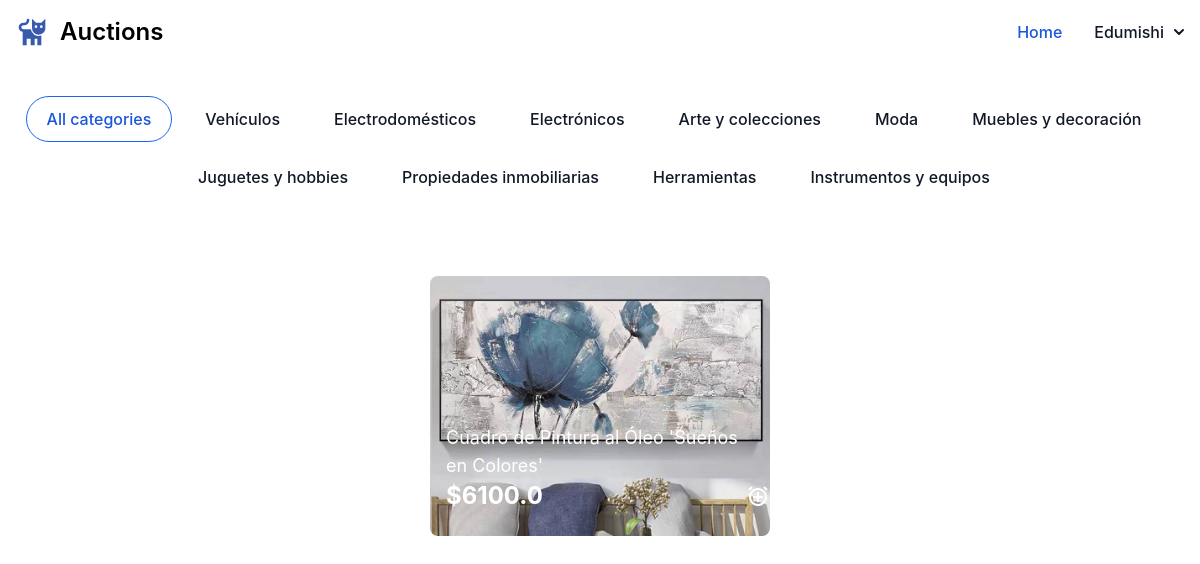
Screenshot of / (signed in) with the database file from the repository.
### auctions/models.py (models this page shows, shortened)
class User(AbstractUser):
    pass

class Category(models.Model):
    category = models.CharField(max_length=30)

class Listing(models.Model):
    title = models.CharField(max_length=60)
    active = models.BooleanField(default=True)
    created_date = models.DateTimeField(default=timezone.now())
    description = models.CharField(null=True, max_length=300)
    startingBid = models.FloatField()
    currentBid = models.FloatField(blank=True,null=True)
    category = models.ForeignKey(Category, on_delete=models.CASCADE ,related_name="similar_listings")
    creator = models.ForeignKey(User, on_delete=models.PROTECT, related_name="all_creators_listings")
    watchers = models.ManyToManyField(User, blank=True, related_name="watched_listings")
    buyer = models.ForeignKey(User, null=True, on_delete=models.PROTECT)

class Picture(models.Model):
    listing = models.ForeignKey(Listing, on_delete=models.CASCADE, related_name="get_pictures")
    picture = models.ImageField(upload_to="static\\auctions\\images")
    alt_text = models.CharField(max_length=140)

### auctions/views.py (the view)
# urls.py: path("", views.index, name="index"),
def index(request):
    category_id = request.GET.get("category", None)
    if category_id is None:
        listings = Listing.objects.filter(active=True)
    else:
        listings = Listing.objects.filter(active=True, category=category_id)
    categories = Category.objects.all()
    for listing in listings:
        listing.mainPicture = listing.get_pictures.first()
        if request.user in listing.watchers.all():
            listing.is_watched = True
        else:
            listing.is_watched = False
    return render(request, "auctions/index.html", {
        "listings": listings,
        "categories": categories,
        "page_title": "Active Listings"
    })

### auctions/templates/auctions/index.html (shortened to what this page needs)
{% extends "auctions/layout.html" %}
{% block body %}
<div class="flex items-center justify-center py-4 md:py-8 flex-wrap">
    <a href="{% url 'index' %}">
        <button type="button" class="text-blue-700 hover:text-white border border-blue-600 bg-white hover:bg-blue-700 focus:ring-4 focus:outline-none focus:ring-blue-300 rounded-full text-base font-medium px-5 py-2.5 text-center me-3 mb-3 dark:border-blue-500 dark:text-blue-500 dark:hover:text-white dark:hover:bg-blue-500 dark:bg-gray-900 dark:focus:ring-blue-800">All categories</button>
    </a>
    {% for category in categories %}
    <a href="{% url 'index' %}?category={{category.id}}">
        <button type="button" class="text-gray-900 border border-white hover:border-gray-200 dark:border-gray-900 dark:bg-gray-900 dark:hover:border-gray-700 bg-white focus:ring-4 focus:outline-none focus:ring-gray-300 rounded-full text-base font-medium px-5 py-2.5 text-center me-3 mb-3 dark:text-white dark:focus:ring-gray-800">{{ category.category}}</button>
    </a>
    {% endfor %}
</div>
<div class="flex items-center justify-center py-4 md:py-8 flex-wrap gap-3">
    {% for listing in listings %}
    <figure class="relative max-w-sm max-h-sm ">
        <a href="{% url 'listing' listing.id %}">
            <img class="rounded-lg w-full h-full object-cover" style="height: 260px; width: 340px;" src="../../../{{ listing.mainPicture.picture }}" alt="image description">
        </a>
        <figcaption class="absolute px-4 text-lg text-white bottom-6 w-full">
            <p>{{ listing.title }}</p>
            <span class="text-2xl font-bold text-black-600 dark:text-white">
                {%if listing.currentBid %}
                    ${{ listing.currentBid }}
                {% else %}
                    ${{ listing.startingBid }}
                {% endif %}
            </span>
            <a href="{% url 'change_watchlist' listing.id 'activeListings' %}" class="absolute right-0 bottom-1">
            </a>
        </figcaption>
    </figure>
    {% endfor %}
</div>
{% endblock %}

### auctions/templates/auctions/layout.html (shortened to what this page needs)
{% load static %}
<!DOCTYPE html>
<html lang="en">
    <head>
        <link href="https://cdnjs.cloudflare.com/ajax/libs/flowbite/2.2.1/flowbite.min.css" rel="stylesheet" />
        <link rel="stylesheet" href="https://unpkg.com/dropzone@5/dist/min/dropzone.min.css" type="text/css" />
        <link rel="stylesheet" href="../../static/auctions/styles.css">
      </head>
<body>
<nav class="bg-white border-gray-200 dark:bg-gray-900 dark:border-gray-700">
  <div class="max-w-screen-xl flex flex-wrap items-center justify-between mx-auto p-4">
    <a href="#" class="flex items-center space-x-3 rtl:space-x-reverse">
      <span class="self-center text-2xl font-semibold whitespace-nowrap dark:text-white">Auctions</span>
    </a>
    <div class="hidden w-full md:block md:w-auto" id="navbar-dropdown">
      <ul class="flex flex-col font-medium p-4 md:p-0 mt-4 border border-gray-100 rounded-lg bg-gray-50 md:space-x-8 rtl:space-x-reverse md:flex-row md:mt-0 md:border-0 md:bg-white dark:bg-gray-800 md:dark:bg-gray-900 dark:border-gray-700">
        <li>
          <a href="{% url 'index' %}" class="block py-2 px-3 text-white bg-blue-700 rounded md:bg-transparent md:text-blue-700 md:p-0 md:dark:text-blue-500 dark:bg-blue-600 md:dark:bg-transparent" aria-current="page">Home</a>
        </li>
        {% if user.is_authenticated %}
        <li>
            <button id="dropdownNavbarLink" data-dropdown-toggle="dropdownNavbar" class="flex items-center justify-between w-full py-2 px-3 text-gray-900 rounded hover:bg-gray-100 md:hover:bg-transparent md:border-0 md:hover:text-blue-700 md:p-0 md:w-auto dark:text-white md:dark:hover:text-blue-500 dark:focus:text-white dark:border-gray-700 dark:hover:bg-gray-700 md:dark:hover:bg-transparent">{{ user.username }}
              <svg class="w-2.5 h-2.5 ms-2.5" aria-hidden="true" xmlns="http://www.w3.org/2000/svg" fill="none" viewBox="0 0 10 6">
    <path stroke="currentColor" stroke-linecap="round" stroke-linejoin="round" stroke-width="2" d="m1 1 4 4 4-4"/>
  </svg></button>
        </li>
        {% endif %}
      </ul>
    </div>
  </div>
</nav>
  {% block body %}
  {% endblock %}
  </body>
</html>
<!DOCTYPE html>
<html lang="en">
<head>
</head>
<body>
</body>
</html>

### rows the page displays
User: username "Edumishi"
Category: category "Vehículos"
Category: category "Electrodomésticos"
Category: category "Electrónicos"
Category: category "Arte y colecciones"
Category: category "Moda"
Category: category "Muebles y decoración"
Category: category "Juguetes y hobbies"
Category: category "Propiedades inmobiliarias"
Category: category "Herramientas"
Category: category "Instrumentos y equipos"
Listing: mainPicture.picture (picture), title "Cuadro de Pintura al Óleo 'Sueños en Colores'", currentBid "6100.0"
